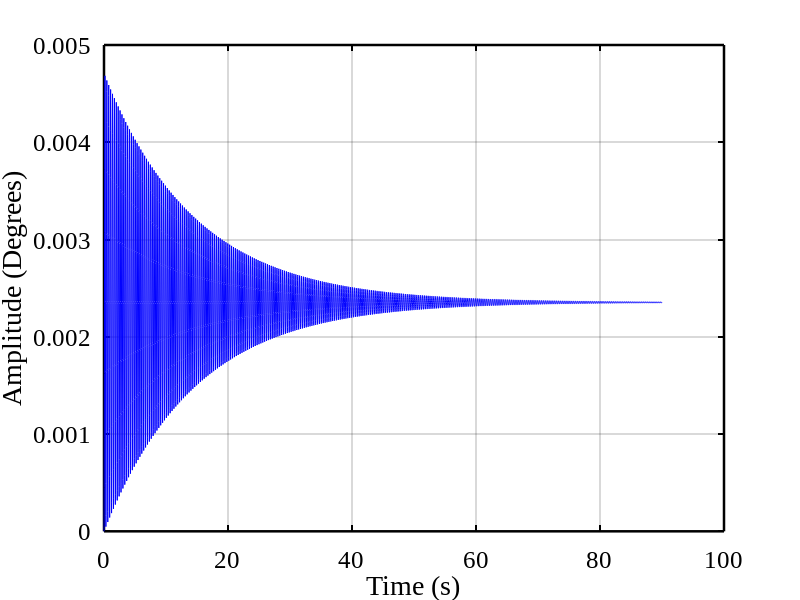

This chart was generated by the following MATLAB code: (Note: this script raises an error after producing the figure.)
% n = 1;  % Order of the Bessel function
% j = 1;  % The j-th root we want to find
% 
% % Define the derivative of the Bessel function
% bessel_deriv = @(x) (besselj(n-1, x) - besselj(n+1, x)) / 2;
% 
% % Use fzero to find the roots of the derivative
% initial_guess = j * pi; % Initial guess for the j-th root
% root_jth = fzero(bessel_deriv, initial_guess);
% 
% disp(['The ', num2str(j), '-th root of the derivative of J_', num2str(n), '(x) is: ', num2str(root_jth)]);

delta = 0.0033;
% delta = 5.4854;
omega = 20.6122;
gamma = -delta*omega;
pi = 3.141592;

% T = (3/2)*(2*pi/(omega*sqrt(1-delta*delta)));
% K = (delta*delta + (pi/T)*(pi/T))/(1 + exp(delta*T));
% 
% s = tf('s');
% F = K*(1 + exp(-s*T)*exp(delta*T))/((s-delta)^2 + (pi/T)^2); 
% Ts = 0.01; % Sampling period is 10 ms
% sys_z = c2d(F, Ts, 'zoh'); % discrete equivalent
% 
% [num_z, den_z] = tfdata(sys_z, 'v');
% disp(num_z);
% disp(den_z);

fs = 100; % Hz <- IMU has 6664 Hz <- 100 Hz test
ts = 1/fs;
t_len = 5; 
n = 10;
totalNumSamples = n*(t_len/ts);   
% t = (0:(totalNumSamples-1)).'/fs;

% q0 = 0;
% h_disp = 30;
% 
% for t = 0:totalNumSamples
%     q_h = q0 + (h_disp/(1 + exp(delta*T)))*(1 + exp(delta*t)*((delta*T/pi)*sin(pi*t/T)-cos(pi*t/T)));
% end
% 
% plot(q_h)

% State space of slosh model 
A = [0 1; -424.85 -0.136];
B = [0; 1];
C = [1 0];
D = 0;

sys = ss(A, B, C, D);
E = eig(A);

% P = [-2 -1]; % <- the more left, the more aggressive the controller - not always possible with actuators [-10 -8]
P = [-10 -7];
K = place(A, B, P);

Acl  = A - B*K;
Ecl = eig(Acl);

syscl = ss(Acl, B, C, D);
[val1, t1] = step(sys);

figure(1)
plot(t1, val1,'b')
xlabel('');
ylabel('');
xlabel('Time (s)','FontName','Times New Roman','FontSize', 18)
ylabel('Amplitude (Degrees)','FontName','Times New Roman','FontSize', 18)
set(gca, 'FontName', 'Times New Roman','LineWidth', 1.8)
set(gca, 'XColor', 'k', 'YColor', 'k', 'LineWidth', 1.8)
set(gca, 'FontSize', 18);  % Make tick label numbers larger
title('');
box on
grid on
hold off;
cleanfigure;
% filepath = 'C:/Users/anthe/OneDrive - University of Pretoria/UP/Final Year/EPR 400/Report/EPR 400 Template v2/Figures/Design/SID.tex';
% matlab2tikz(filepath, 'width', '\fwidth', 'simplify', true, 'minimumPointsDistance', 0.01);

figure(2)
step(syscl)

Kdc = dcgain(syscl);
Kr = 1/Kdc;

syscl_scaled = ss(Acl, B*Kr, C, D);
[val2, t2] = step(syscl_scaled);

figure(3)
plot(t2, val2, 'b','LineWidth', 1)
hold on
plot([0.7188 0.7188],[0 0.9799],'Color','r', 'Linestyle', '--', 'Linewidth', 2) % Ts
hold on
plot([0.47458 0.47458],[0 0.9],'Color','g', 'Linestyle', '--', 'Linewidth', 2) % Tr
hold on
plot([0.98 0.98],[0 0.9966],'Color','m', 'Linestyle', '--', 'Linewidth', 2) % Tp
hold on
plot([0 0.98],[0.9966 0.9966],'Color','m', 'Linestyle', '--', 'Linewidth', 2) % Tp
hold on
plot([0 0.7188],[0.9799 0.9799],'Color','r', 'Linestyle', '--', 'Linewidth', 2) % Ts
hold on
plot([0 0.47458],[0.9 0.9],'Color','g', 'Linestyle', '--', 'Linewidth', 2) % Tr
hold on
plot([0.0636 0.0636],[0 0.1],'Color','g', 'Linestyle', '--', 'Linewidth', 2) % Tr
hold on
plot([0 0.0636],[0.1 0.1],'Color','g', 'Linestyle', '--', 'Linewidth', 2) % Tr
hold on
xlabel('Time (s)','FontName','Times New Roman','FontSize', 18)
ylabel('Amplitude (Degrees)','FontName','Times New Roman','FontSize', 18)
set(gca, 'FontName', 'Times New Roman','LineWidth', 1.8)
set(gca, 'XColor', 'k', 'YColor', 'k', 'LineWidth', 1.8)
set(gca, 'FontSize', 18);  % Make tick label numbers larger
xlim([0 1.0]);
ylim([0 1.03]);
legend({'Step', 'Ts', 'Tr', 'Tp'}, 'Location','southeast')
grid on
hold off;
cleanfigure;

S = stepinfo(syscl_scaled);
